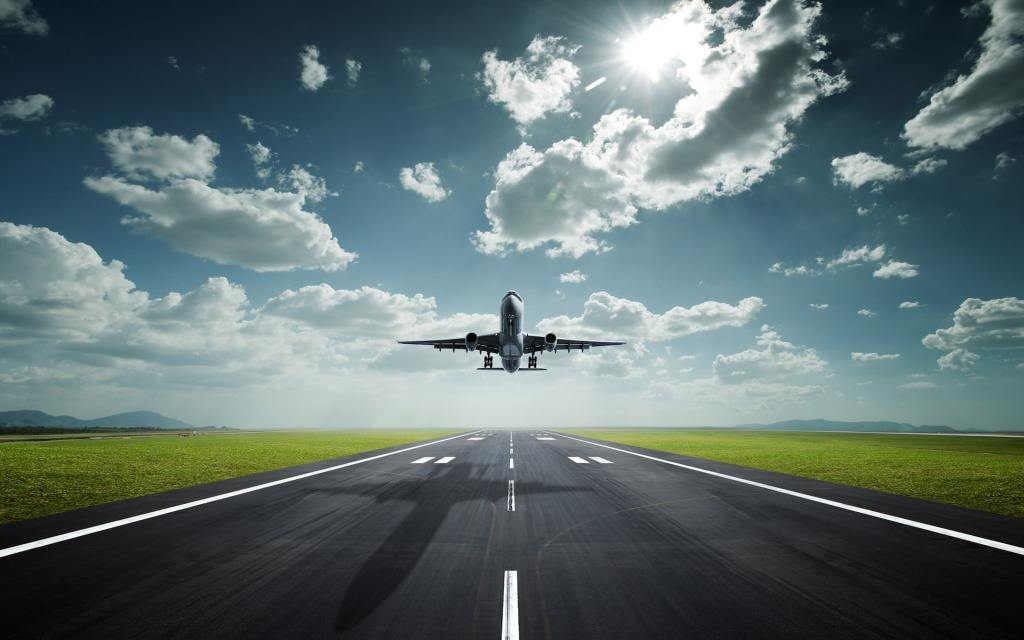
#> input picture python/plane.jpg, 1024 x 640 px
$ jupyter execute '图片压缩SVD.ipynb'
#> lines starting #> are read from the running program, lines starting #| are printed output that depends on the picture
[cell 1]
import numpy as np
from PIL import Image
import matplotlib.pyplot as plt

[cell 2]
# 读取图片
filename = 'plane.jpg';
ori_img = np.array(Image.open(filename).convert('L'))
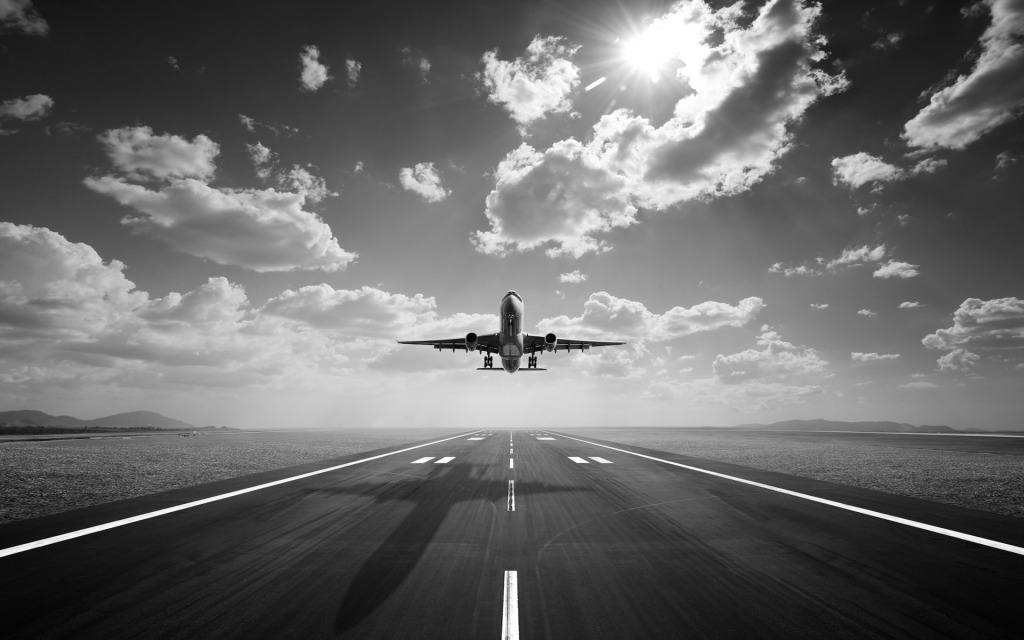
#> ori_img: shape (640, 1024); min 0, max 255, mean 105.5

[cell 3]
# SVD分解
u, sigma, vt = np.linalg.svd(ori_img)
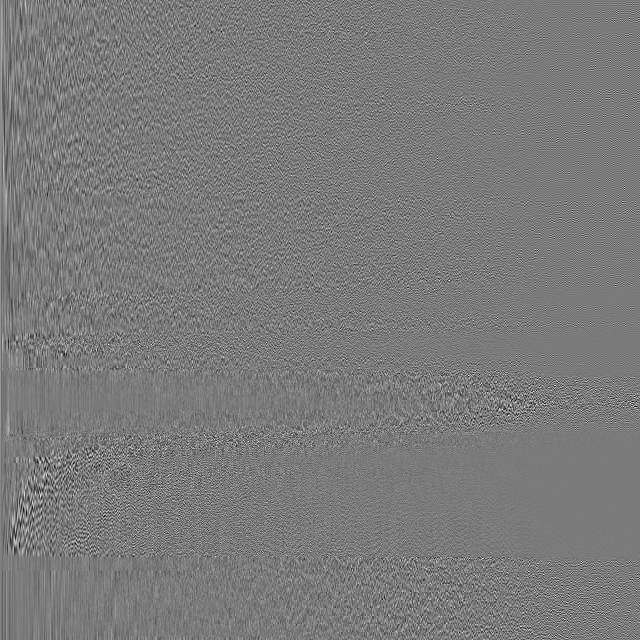
#> u: shape (640, 640) float64; min -0.262, max 0.282, mean 4.07e-05; drawn with min black and max white
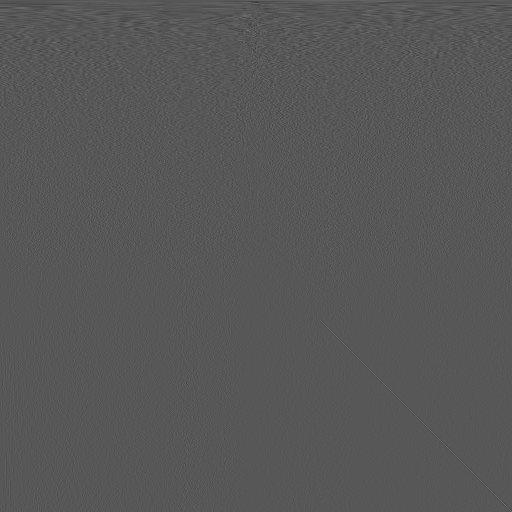
#> vt: shape (1024, 1024) float64 (shown at 1/2 size); min -0.311, max 0.592, mean 2.2e-05; drawn with min black and max white
#> sigma = 640 values, max 94827.5 at index 0, min 3.12 at index 639, mean 541.6

[cell 4]
# 将奇异值向量的前k个奇异值转为对角矩阵
k = 10
sig = np.eye(k) * sigma[:k]

[cell 5]
# 生成压缩图片
new_img = np.dot(np.dot(u[:,:k], sig), vt[:k,:])
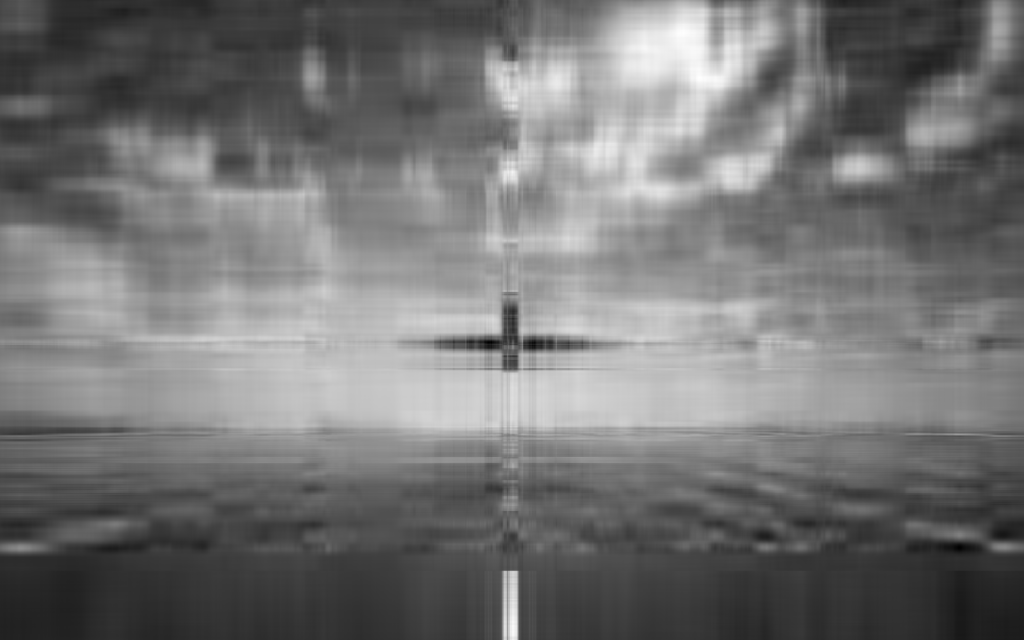
#> new_img: shape (640, 1024) float64; min -35.15, max 274.1, mean 105.5; drawn with min black and max white

[cell 6]
# 显示图片
fig, ax = plt.subplots(1, 2)
ax[0].imshow(ori_img)
ax[0].set_title('before')
ax[1].imshow(new_img)
ax[1].set_title('after')
plt.show()

$ run again, with python/cat.jpg copied over python/plane.jpg
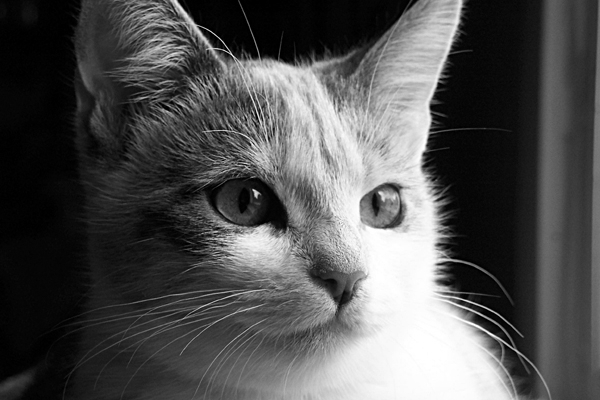
#> input picture python/cat.jpg, 600 x 400 px
#> ori_img is the input picture: shape (400, 600); min 0, max 255, mean 81.5
#> `u, sigma, vt = np.linalg.svd(ori_img)`:
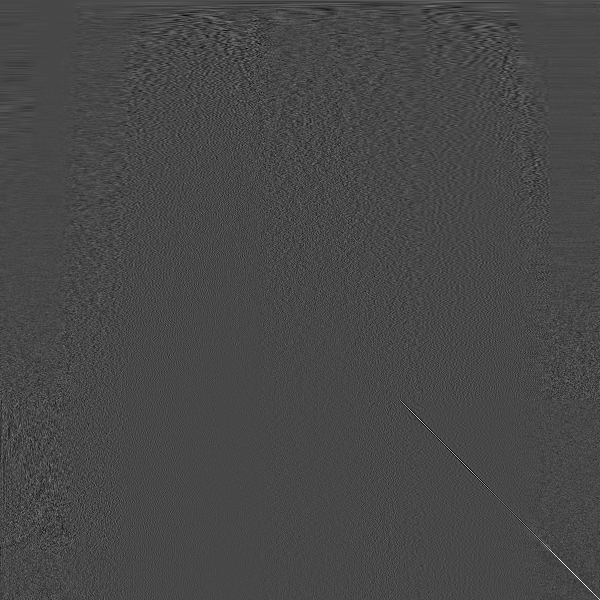
#> vt: shape (600, 600) float64; min -0.293, max 0.747, mean 7.48e-05; drawn with min black and max white
#> sigma = 400 values, max 50811.5 at index 0, min 9.38 at index 399, mean 527.2
#> `plt.show()`:
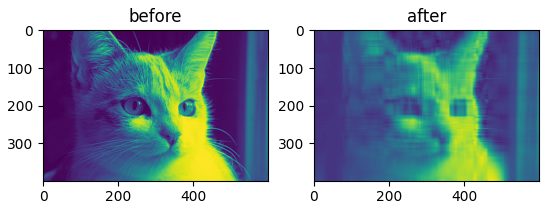
#> figure drawn by matplotlib, 2 panels

$ run again, with python/d1.jpg copied over python/plane.jpg
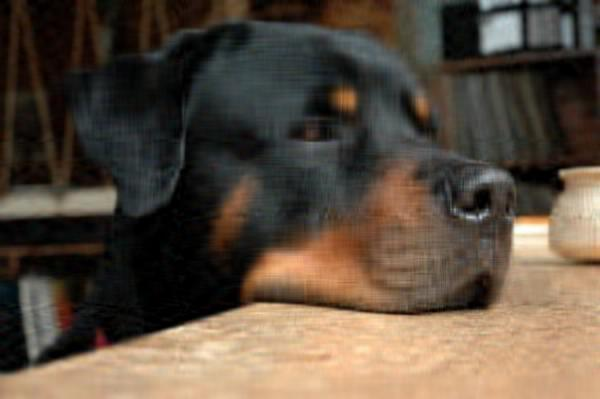
#> input picture python/d1.jpg, 600 x 399 px
#> `u, sigma, vt = np.linalg.svd(ori_img)`:
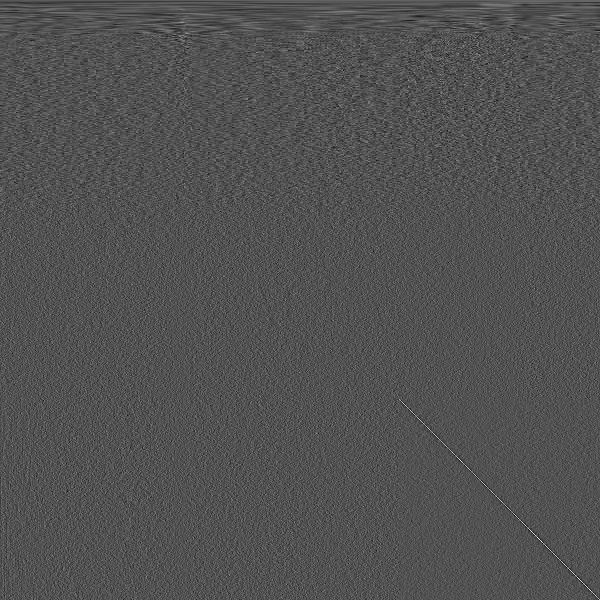
#> vt: shape (600, 600) float64; min -0.236, max 0.496, mean 4.01e-05; drawn with min black and max white
#> sigma = 399 values, max 47164.5 at index 0, min 1.7 at index 398, mean 317.8
#> `new_img = np.dot(np.dot(u[:,:k], sig), vt[:k,:])`:
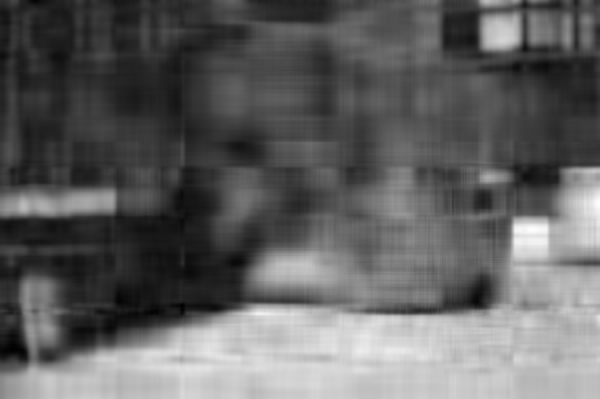
#> new_img: shape (399, 600) float64; min -25.07, max 248.3, mean 80; drawn with min black and max white
